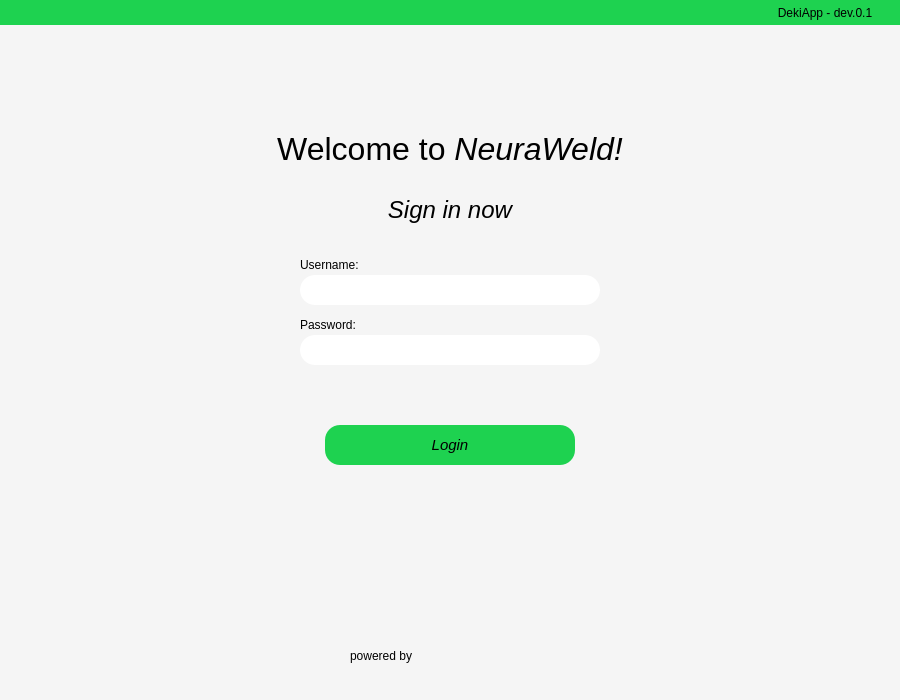
<?xml version="1.0" encoding="UTF-8"?>
<ui version="4.0">
 <class>login_window</class>
 <widget class="QDialog" name="login_window">
  <property name="geometry">
   <rect>
    <x>0</x>
    <y>0</y>
    <width>900</width>
    <height>700</height>
   </rect>
  </property>
  <property name="windowTitle">
   <string>Dialog</string>
  </property>
  <widget class="QWidget" name="background_widget" native="true">
   <property name="geometry">
    <rect>
     <x>0</x>
     <y>25</y>
     <width>900</width>
     <height>675</height>
    </rect>
   </property>
   <property name="styleSheet">
    <string notr="true">QWidget#background_widget{
background-color: rgb(245, 245, 245);}</string>
   </property>
   <widget class="QLabel" name="welcome_label">
    <property name="geometry">
     <rect>
      <x>250</x>
      <y>100</y>
      <width>400</width>
      <height>50</height>
     </rect>
    </property>
    <property name="styleSheet">
     <string notr="true">background-color: rgb(245, 245, 245);</string>
    </property>
    <property name="text">
     <string>&lt;html&gt;&lt;head/&gt;&lt;body&gt;&lt;p align=&quot;center&quot;&gt;&lt;span style=&quot; font-size:24pt;&quot;&gt;Welcome to &lt;/span&gt;&lt;span style=&quot; font-size:24pt; font-style:italic;&quot;&gt;NeuraWeld!&lt;/span&gt;&lt;/p&gt;&lt;/body&gt;&lt;/html&gt;</string>
    </property>
   </widget>
   <widget class="QLabel" name="signIn_label">
    <property name="geometry">
     <rect>
      <x>250</x>
      <y>160</y>
      <width>400</width>
      <height>50</height>
     </rect>
    </property>
    <property name="styleSheet">
     <string notr="true">background-color: rgb(245, 245, 245);</string>
    </property>
    <property name="text">
     <string>&lt;html&gt;&lt;head/&gt;&lt;body&gt;&lt;p align=&quot;center&quot;&gt;&lt;span style=&quot; font-size:18pt; font-style:italic;&quot;&gt;Sign in now&lt;/span&gt;&lt;/p&gt;&lt;/body&gt;&lt;/html&gt;</string>
    </property>
   </widget>
   <widget class="QLabel" name="username_label">
    <property name="geometry">
     <rect>
      <x>300</x>
      <y>230</y>
      <width>60</width>
      <height>20</height>
     </rect>
    </property>
    <property name="text">
     <string>Username:</string>
    </property>
   </widget>
   <widget class="QLabel" name="password_label">
    <property name="geometry">
     <rect>
      <x>300</x>
      <y>290</y>
      <width>60</width>
      <height>20</height>
     </rect>
    </property>
    <property name="text">
     <string>Password:</string>
    </property>
   </widget>
   <widget class="QPushButton" name="login_button">
    <property name="geometry">
     <rect>
      <x>325</x>
      <y>400</y>
      <width>250</width>
      <height>40</height>
     </rect>
    </property>
    <property name="font">
     <font>
      <pointsize>11</pointsize>
      <italic>true</italic>
     </font>
    </property>
    <property name="autoFillBackground">
     <bool>false</bool>
    </property>
    <property name="styleSheet">
     <string notr="true">background-color: rgb(30, 210, 80);
border-radius: 15px;</string>
    </property>
    <property name="text">
     <string>Login</string>
    </property>
    <property name="flat">
     <bool>false</bool>
    </property>
   </widget>
   <widget class="QWidget" name="horizontalLayoutWidget">
    <property name="geometry">
     <rect>
      <x>350</x>
      <y>600</y>
      <width>191</width>
      <height>61</height>
     </rect>
    </property>
    <layout class="QHBoxLayout" name="horizontalLayout">
     <item>
      <widget class="QLabel" name="poweredBy_label">
       <property name="text">
        <string>powered by</string>
       </property>
      </widget>
     </item>
     <item>
      <widget class="QLabel" name="poweredBy_logo">
       <property name="text">
        <string/>
       </property>
       <property name="pixmap">
        <pixmap>../DekiResources/Logo_twojpartner1.png</pixmap>
       </property>
       <property name="scaledContents">
        <bool>true</bool>
       </property>
      </widget>
     </item>
    </layout>
   </widget>
   <widget class="QLineEdit" name="lineEdit_username">
    <property name="geometry">
     <rect>
      <x>300</x>
      <y>250</y>
      <width>300</width>
      <height>30</height>
     </rect>
    </property>
    <property name="styleSheet">
     <string notr="true">border-radius: 15px;</string>
    </property>
    <property name="alignment">
     <set>Qt::AlignCenter</set>
    </property>
   </widget>
   <widget class="QLineEdit" name="lineEdit_password">
    <property name="geometry">
     <rect>
      <x>300</x>
      <y>310</y>
      <width>300</width>
      <height>30</height>
     </rect>
    </property>
    <property name="styleSheet">
     <string notr="true">border-radius: 15px;</string>
    </property>
    <property name="alignment">
     <set>Qt::AlignCenter</set>
    </property>
   </widget>
  </widget>
  <widget class="QWidget" name="topStripe_widget" native="true">
   <property name="geometry">
    <rect>
     <x>0</x>
     <y>0</y>
     <width>900</width>
     <height>25</height>
    </rect>
   </property>
   <property name="styleSheet">
    <string notr="true">background-color: rgb(30, 210, 80);</string>
   </property>
   <widget class="QLabel" name="devVer_label">
    <property name="geometry">
     <rect>
      <x>750</x>
      <y>0</y>
      <width>150</width>
      <height>25</height>
     </rect>
    </property>
    <property name="text">
     <string>DekiApp - dev.0.1</string>
    </property>
    <property name="alignment">
     <set>Qt::AlignCenter</set>
    </property>
   </widget>
  </widget>
 </widget>
 <resources/>
 <connections/>
</ui>
